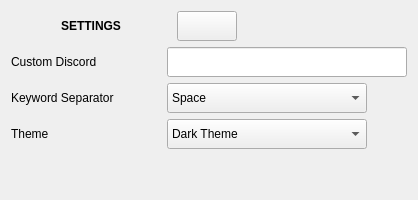
             <widget class="QWidget" name="tab_settings">
              <attribute name="title">
               <string/>
              </attribute>
              <layout class="QVBoxLayout" name="verticalLayout_27">
               <item>
                <layout class="QHBoxLayout" name="horizontalLayout_6">
                 <item>
                  <widget class="QLabel" name="label_title_settings">
                   <property name="sizePolicy">
                    <sizepolicy hsizetype="Fixed" vsizetype="Fixed">
                     <horstretch>0</horstretch>
                     <verstretch>0</verstretch>
                    </sizepolicy>
                   </property>
                   <property name="minimumSize">
                    <size>
                     <width>160</width>
                     <height>30</height>
                    </size>
                   </property>
                   <property name="maximumSize">
                    <size>
                     <width>160</width>
                     <height>30</height>
                    </size>
                   </property>
                   <property name="font">
                    <font>
                     <weight>75</weight>
                     <bold>true</bold>
                    </font>
                   </property>
                   <property name="text">
                    <string>SETTINGS</string>
                   </property>
                   <property name="alignment">
                    <set>Qt::AlignCenter</set>
                   </property>
                  </widget>
                 </item>
                 <item>
                  <widget class="QPushButton" name="pb_save_settings">
                   <property name="sizePolicy">
                    <sizepolicy hsizetype="Fixed" vsizetype="Fixed">
                     <horstretch>0</horstretch>
                     <verstretch>0</verstretch>
                    </sizepolicy>
                   </property>
                   <property name="minimumSize">
                    <size>
                     <width>60</width>
                     <height>30</height>
                    </size>
                   </property>
                   <property name="maximumSize">
                    <size>
                     <width>16777215</width>
                     <height>30</height>
                    </size>
                   </property>
                   <property name="text">
                    <string/>
                   </property>
                  </widget>
                 </item>
                 <item>
                  <spacer name="horizontalSpacer_17">
                   <property name="orientation">
                    <enum>Qt::Horizontal</enum>
                   </property>
                   <property name="sizeHint" stdset="0">
                    <size>
                     <width>40</width>
                     <height>20</height>
                    </size>
                   </property>
                  </spacer>
                 </item>
                </layout>
               </item>
               <item>
                <layout class="QVBoxLayout" name="verticalLayout_24">
                 <item>
                  <layout class="QHBoxLayout" name="horizontalLayout_32">
                   <item>
                    <widget class="QLabel" name="label_8">
                     <property name="sizePolicy">
                      <sizepolicy hsizetype="Fixed" vsizetype="Fixed">
                       <horstretch>0</horstretch>
                       <verstretch>0</verstretch>
                      </sizepolicy>
                     </property>
                     <property name="minimumSize">
                      <size>
                       <width>150</width>
                       <height>30</height>
                      </size>
                     </property>
                     <property name="maximumSize">
                      <size>
                       <width>150</width>
                       <height>30</height>
                      </size>
                     </property>
                     <property name="text">
                      <string>Custom Discord</string>
                     </property>
                    </widget>
                   </item>
                   <item>
                    <widget class="QLineEdit" name="lineEdit_3">
                     <property name="minimumSize">
                      <size>
                       <width>0</width>
                       <height>30</height>
                      </size>
                     </property>
                     <property name="maximumSize">
                      <size>
                       <width>16777215</width>
                       <height>30</height>
                      </size>
                     </property>
                    </widget>
                   </item>
                  </layout>
                 </item>
                 <item>
                  <layout class="QHBoxLayout" name="horizontalLayout_54">
                   <item>
                    <widget class="QLabel" name="label_10">
                     <property name="sizePolicy">
                      <sizepolicy hsizetype="Fixed" vsizetype="Fixed">
                       <horstretch>0</horstretch>
                       <verstretch>0</verstretch>
                      </sizepolicy>
                     </property>
                     <property name="minimumSize">
                      <size>
                       <width>150</width>
                       <height>30</height>
                      </size>
                     </property>
                     <property name="maximumSize">
                      <size>
                       <width>150</width>
                       <height>30</height>
                      </size>
                     </property>
                     <property name="text">
                      <string>Keyword Separator</string>
                     </property>
                    </widget>
                   </item>
                   <item>
                    <widget class="QComboBox" name="comboBox_2">
                     <property name="minimumSize">
                      <size>
                       <width>200</width>
                       <height>30</height>
                      </size>
                     </property>
                     <property name="maximumSize">
                      <size>
                       <width>200</width>
                       <height>30</height>
                      </size>
                     </property>
                     <item>
                      <property name="text">
                       <string>Space</string>
                      </property>
                     </item>
                     <item>
                      <property name="text">
                       <string>Comma</string>
                      </property>
                     </item>
                    </widget>
                   </item>
                   <item>
                    <spacer name="horizontalSpacer_25">
                     <property name="orientation">
                      <enum>Qt::Horizontal</enum>
                     </property>
                     <property name="sizeHint" stdset="0">
                      <size>
                       <width>40</width>
                       <height>20</height>
                      </size>
                     </property>
                    </spacer>
                   </item>
                  </layout>
                 </item>
                 <item>
                  <layout class="QHBoxLayout" name="horizontalLayout_55">
                   <item>
                    <widget class="QLabel" name="label_35">
                     <property name="sizePolicy">
                      <sizepolicy hsizetype="Fixed" vsizetype="Fixed">
                       <horstretch>0</horstretch>
                       <verstretch>0</verstretch>
                      </sizepolicy>
                     </property>
                     <property name="minimumSize">
                      <size>
                       <width>150</width>
                       <height>30</height>
                      </size>
                     </property>
                     <property name="maximumSize">
                      <size>
                       <width>150</width>
                       <height>30</height>
                      </size>
                     </property>
                     <property name="text">
                      <string>Theme</string>
                     </property>
                    </widget>
                   </item>
                   <item>
                    <widget class="QComboBox" name="comboBox_3">
                     <property name="minimumSize">
                      <size>
                       <width>200</width>
                       <height>30</height>
                      </size>
                     </property>
                     <property name="maximumSize">
                      <size>
                       <width>200</width>
                       <height>30</height>
                      </size>
                     </property>
                     <item>
                      <property name="text">
                       <string>Dark Theme</string>
                      </property>
                     </item>
                     <item>
                      <property name="text">
                       <string>Light Theme</string>
                      </property>
                     </item>
                     <item>
                      <property name="text">
                       <string>Gecko Theme</string>
                      </property>
                     </item>
                    </widget>
                   </item>
                   <item>
                    <spacer name="horizontalSpacer_26">
                     <property name="orientation">
                      <enum>Qt::Horizontal</enum>
                     </property>
                     <property name="sizeHint" stdset="0">
                      <size>
                       <width>40</width>
                       <height>20</height>
                      </size>
                     </property>
                    </spacer>
                   </item>
                  </layout>
                 </item>
                 <item>
                  <spacer name="verticalSpacer_7">
                   <property name="orientation">
                    <enum>Qt::Vertical</enum>
                   </property>
                   <property name="sizeHint" stdset="0">
                    <size>
                     <width>20</width>
                     <height>40</height>
                    </size>
                   </property>
                  </spacer>
                 </item>
                </layout>
               </item>
              </layout>
             </widget>
